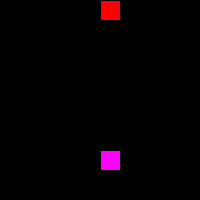
Frame 1 (no input)
Frame 60 (the mouse pressed at the canvas centre just before this capture): identical to frame 1, image omitted
Frame 120 (the mouse held since frame 60 and released just before this capture): identical to frame 1, image omitted

The Processing sketch that drew this single still picture (run headless with seeded random() and noise(); from frame 60 on, the mouse is pressed at the canvas centre):

// Processing sketch: w2_tues_03
// ── w2_tues_03.pde
int counter = 0;


void setup() {
  size(200,200); 
}



void draw() {
  background(0);
  
   if (counter < 200) {  
    fill(255,0,0);
    rect(width/2,0,20,20);
    
      if (true) {
        fill(255,0,255);
        rect(width/2,150,20,20);
      }
    
    
    
   } else {
    fill(0,255,0);
    rect(width/2,height/2,20,20);   
   }
  
  counter++;
  println(counter);
  
  
}  
